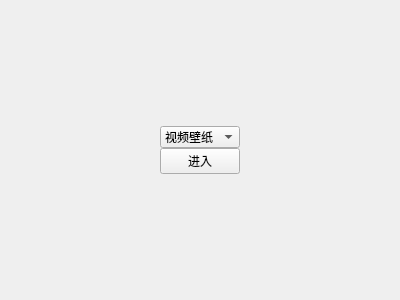
<?xml version="1.0" encoding="UTF-8"?>
<ui version="4.0">
 <class>Widget</class>
 <widget class="QWidget" name="Widget">
  <property name="geometry">
   <rect>
    <x>0</x>
    <y>0</y>
    <width>400</width>
    <height>300</height>
   </rect>
  </property>
  <property name="windowTitle">
   <string>Form</string>
  </property>
  <layout class="QGridLayout" name="gridLayout">
   <property name="leftMargin">
    <number>0</number>
   </property>
   <property name="topMargin">
    <number>0</number>
   </property>
   <property name="rightMargin">
    <number>0</number>
   </property>
   <property name="bottomMargin">
    <number>0</number>
   </property>
   <property name="horizontalSpacing">
    <number>0</number>
   </property>
   <property name="verticalSpacing">
    <number>7</number>
   </property>
   <item row="0" column="0">
    <widget class="QWidget" name="widget" native="true">
     <layout class="QGridLayout" name="gridLayout_2">
      <property name="leftMargin">
       <number>0</number>
      </property>
      <property name="topMargin">
       <number>0</number>
      </property>
      <property name="rightMargin">
       <number>0</number>
      </property>
      <property name="bottomMargin">
       <number>0</number>
      </property>
      <property name="spacing">
       <number>0</number>
      </property>
      <item row="0" column="1">
       <spacer name="verticalSpacer">
        <property name="orientation">
         <enum>Qt::Vertical</enum>
        </property>
        <property name="sizeHint" stdset="0">
         <size>
          <width>20</width>
          <height>122</height>
         </size>
        </property>
       </spacer>
      </item>
      <item row="1" column="0">
       <spacer name="horizontalSpacer">
        <property name="orientation">
         <enum>Qt::Horizontal</enum>
        </property>
        <property name="sizeHint" stdset="0">
         <size>
          <width>151</width>
          <height>20</height>
         </size>
        </property>
       </spacer>
      </item>
      <item row="1" column="1">
       <widget class="QComboBox" name="comboBox">
        <item>
         <property name="text">
          <string>视频壁纸</string>
         </property>
        </item>
        <item>
         <property name="text">
          <string>Gif壁纸</string>
         </property>
        </item>
        <item>
         <property name="text">
          <string>Web壁纸</string>
         </property>
        </item>
       </widget>
      </item>
      <item row="1" column="2">
       <spacer name="horizontalSpacer_2">
        <property name="orientation">
         <enum>Qt::Horizontal</enum>
        </property>
        <property name="sizeHint" stdset="0">
         <size>
          <width>150</width>
          <height>20</height>
         </size>
        </property>
       </spacer>
      </item>
      <item row="2" column="0">
       <spacer name="horizontalSpacer_4">
        <property name="orientation">
         <enum>Qt::Horizontal</enum>
        </property>
        <property name="sizeHint" stdset="0">
         <size>
          <width>151</width>
          <height>20</height>
         </size>
        </property>
       </spacer>
      </item>
      <item row="2" column="1">
       <widget class="QPushButton" name="pushButton">
        <property name="text">
         <string>进入</string>
        </property>
       </widget>
      </item>
      <item row="2" column="2">
       <spacer name="horizontalSpacer_3">
        <property name="orientation">
         <enum>Qt::Horizontal</enum>
        </property>
        <property name="sizeHint" stdset="0">
         <size>
          <width>150</width>
          <height>20</height>
         </size>
        </property>
       </spacer>
      </item>
      <item row="3" column="1">
       <spacer name="verticalSpacer_2">
        <property name="orientation">
         <enum>Qt::Vertical</enum>
        </property>
        <property name="sizeHint" stdset="0">
         <size>
          <width>20</width>
          <height>121</height>
         </size>
        </property>
       </spacer>
      </item>
     </layout>
    </widget>
   </item>
  </layout>
 </widget>
 <resources/>
 <connections/>
</ui>
